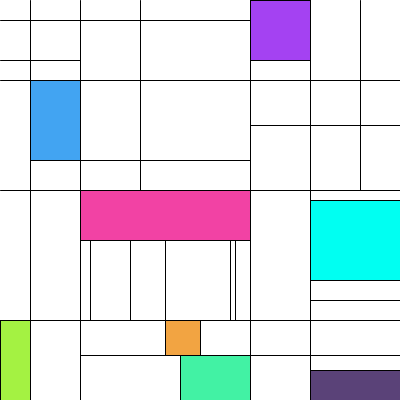
Frame 1 (no input)
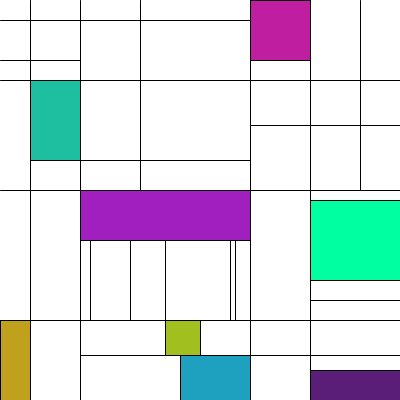
Frame 60 (the mouse pressed at the canvas centre just before this capture)
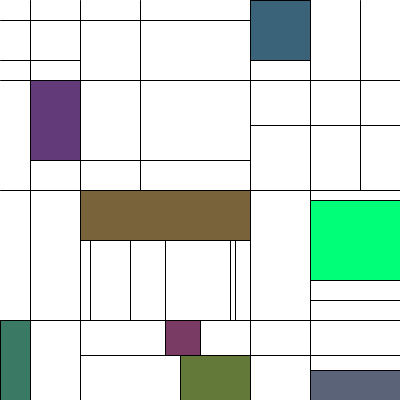
Frame 120 (the mouse held since frame 60 and released just before this capture)

The Processing sketch that drew these frames (run headless with seeded random() and noise(); from frame 60 on, the mouse is pressed at the canvas centre):

// Processing sketch: processing_109477
// ── processing_109477.pde

void setup() {
  size(400, 400);
  frameRate(10);
}

void draw() {
  
  int r = (int) random(255);
  int g = (int) random(255);
  int b = (int) random(255);
  println(r);
  
  background(255, 255, 255);
  line(30, 0, 30, 400);
  line(250, 0, 250, 400);
  line(0, 80, 400, 80);
  line(0, 320, 400, 320);
  line(0, 190, 400, 190);
  line(310, 0, 310, 400);
  line(80, 0, 80, 400);
  rectMode(CORNERS);
  fill(r, g, b);
  rect(310, 0, 250, 60);
  fill(g, r, b);
  rect(30, 80, 80, 160);
  fill(b, g, r);
  rect(80, 190, 250, 240);
  line(140, 0, 140, 190);
  line(80, 160, 250, 160); 
  line(90, 240, 90, 320);
  line(130, 240, 130, 320);
  line(165, 240, 165, 320);
  line(235, 240, 235, 320);
  line(230, 240, 230, 320);
  fill(g, b, r);
  rect(180, 355, 250, 400);
  fill(b, r, g);
  rect(165, 320, 200, 355);
  fill(r, b, g);
  rect(0, 320, 30, 400);
  line(310, 300, 400, 300);
  fill(0, 255, b);
  rect(310, 200, 400, 280);
  line(0, 20, 250, 20);
  line(0, 60, 80, 60);
  line(250, 125, 400, 125);
  line(360, 0, 360, 190);
  fill(90, g, 120);
  rect(310, 370, 400, 400);
  line(80, 355, 400, 355);
}
